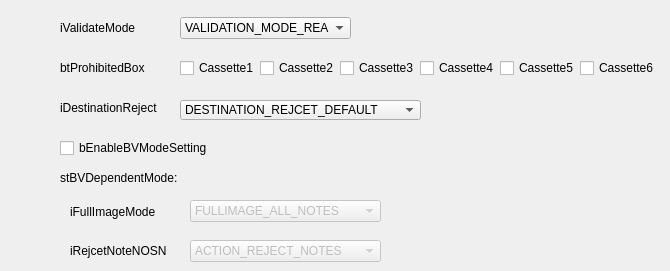
    <widget class="QWidget" name="RetractESC">
     <widget class="QCheckBox" name="checkBox_RetractESC_btProhibitedBox_Cassette1">
      <property name="geometry">
       <rect>
        <x>180</x>
        <y>60</y>
        <width>81</width>
        <height>16</height>
       </rect>
      </property>
      <property name="text">
       <string>Cassette1</string>
      </property>
     </widget>
     <widget class="QComboBox" name="comboBox_RetractESC_iFullImageMode">
      <property name="enabled">
       <bool>false</bool>
      </property>
      <property name="geometry">
       <rect>
        <x>190</x>
        <y>200</y>
        <width>191</width>
        <height>22</height>
       </rect>
      </property>
      <item>
       <property name="text">
        <string>FULLIMAGE_ALL_NOTES</string>
       </property>
      </item>
      <item>
       <property name="text">
        <string>FULLIMAGE_REJECTE_NOTES</string>
       </property>
      </item>
      <item>
       <property name="text">
        <string>FULLIMAGE_NO_RECORDS</string>
       </property>
      </item>
     </widget>
     <widget class="QLabel" name="label_135">
      <property name="geometry">
       <rect>
        <x>60</x>
        <y>20</y>
        <width>91</width>
        <height>16</height>
       </rect>
      </property>
      <property name="text">
       <string>iValidateMode</string>
      </property>
     </widget>
     <widget class="QComboBox" name="comboBox_RetractESC_iValidateMode">
      <property name="geometry">
       <rect>
        <x>180</x>
        <y>17</y>
        <width>171</width>
        <height>22</height>
       </rect>
      </property>
      <item>
       <property name="text">
        <string>VALIDATION_MODE_REAL</string>
       </property>
      </item>
      <item>
       <property name="text">
        <string>VALIDATION_MODE_TEST</string>
       </property>
      </item>
     </widget>
     <widget class="QCheckBox" name="checkBox_RetractESC_btProhibitedBox_Cassette4">
      <property name="geometry">
       <rect>
        <x>420</x>
        <y>60</y>
        <width>81</width>
        <height>16</height>
       </rect>
      </property>
      <property name="text">
       <string>Cassette4</string>
      </property>
     </widget>
     <widget class="QComboBox" name="comboBox_RetractESC_iRejcetNoteNOSN">
      <property name="enabled">
       <bool>false</bool>
      </property>
      <property name="geometry">
       <rect>
        <x>190</x>
        <y>240</y>
        <width>191</width>
        <height>22</height>
       </rect>
      </property>
      <item>
       <property name="text">
        <string>ACTION_REJECT_NOTES</string>
       </property>
      </item>
      <item>
       <property name="text">
        <string>ACTION_NO_REJECT_NOTES</string>
       </property>
      </item>
     </widget>
     <widget class="QLabel" name="label_136">
      <property name="geometry">
       <rect>
        <x>60</x>
        <y>60</y>
        <width>111</width>
        <height>16</height>
       </rect>
      </property>
      <property name="text">
       <string>btProhibitedBox</string>
      </property>
     </widget>
     <widget class="QCheckBox" name="checkBox_RetractESC_btProhibitedBox_Cassette3">
      <property name="geometry">
       <rect>
        <x>340</x>
        <y>60</y>
        <width>81</width>
        <height>16</height>
       </rect>
      </property>
      <property name="text">
       <string>Cassette3</string>
      </property>
     </widget>
     <widget class="QLabel" name="label_137">
      <property name="geometry">
       <rect>
        <x>70</x>
        <y>241</y>
        <width>101</width>
        <height>20</height>
       </rect>
      </property>
      <property name="text">
       <string>iRejcetNoteNOSN</string>
      </property>
     </widget>
     <widget class="QCheckBox" name="checkBox_RetractESC_btProhibitedBox_Cassette6">
      <property name="geometry">
       <rect>
        <x>580</x>
        <y>60</y>
        <width>81</width>
        <height>16</height>
       </rect>
      </property>
      <property name="text">
       <string>Cassette6</string>
      </property>
     </widget>
     <widget class="QComboBox" name="comboBox_RetractESC_iDestinationReject">
      <property name="geometry">
       <rect>
        <x>180</x>
        <y>100</y>
        <width>241</width>
        <height>20</height>
       </rect>
      </property>
      <item>
       <property name="text">
        <string>DESTINATION_REJCET_DEFAULT</string>
       </property>
      </item>
      <item>
       <property name="text">
        <string>DESTINATION_REJCET_CS</string>
       </property>
      </item>
      <item>
       <property name="text">
        <string>DESTINATION_REJCET_DISPENSE</string>
       </property>
      </item>
      <item>
       <property name="text">
        <string>DESTINATION_REJCET_DEPOSIT</string>
       </property>
      </item>
      <item>
       <property name="text">
        <string>DESTINATION_REJECT_CASH1_COMBINE</string>
       </property>
      </item>
     </widget>
     <widget class="QLabel" name="label_138">
      <property name="geometry">
       <rect>
        <x>60</x>
        <y>100</y>
        <width>121</width>
        <height>16</height>
       </rect>
      </property>
      <property name="text">
       <string>iDestinationReject</string>
      </property>
     </widget>
     <widget class="QCheckBox" name="checkBox_RetractESC_bEnableBVModeSetting">
      <property name="geometry">
       <rect>
        <x>60</x>
        <y>140</y>
        <width>151</width>
        <height>16</height>
       </rect>
      </property>
      <property name="text">
       <string>bEnableBVModeSetting</string>
      </property>
     </widget>
     <widget class="QLabel" name="label_139">
      <property name="geometry">
       <rect>
        <x>70</x>
        <y>204</y>
        <width>101</width>
        <height>16</height>
       </rect>
      </property>
      <property name="text">
       <string>iFullImageMode</string>
      </property>
     </widget>
     <widget class="QCheckBox" name="checkBox_RetractESC_btProhibitedBox_Cassette2">
      <property name="geometry">
       <rect>
        <x>260</x>
        <y>60</y>
        <width>81</width>
        <height>16</height>
       </rect>
      </property>
      <property name="text">
       <string>Cassette2</string>
      </property>
     </widget>
     <widget class="QCheckBox" name="checkBox_RetractESC_btProhibitedBox_Cassette5">
      <property name="geometry">
       <rect>
        <x>500</x>
        <y>60</y>
        <width>81</width>
        <height>16</height>
       </rect>
      </property>
      <property name="text">
       <string>Cassette5</string>
      </property>
     </widget>
     <widget class="QLabel" name="label_140">
      <property name="geometry">
       <rect>
        <x>60</x>
        <y>170</y>
        <width>121</width>
        <height>16</height>
       </rect>
      </property>
      <property name="text">
       <string>stBVDependentMode:</string>
      </property>
     </widget>
    </widget>
